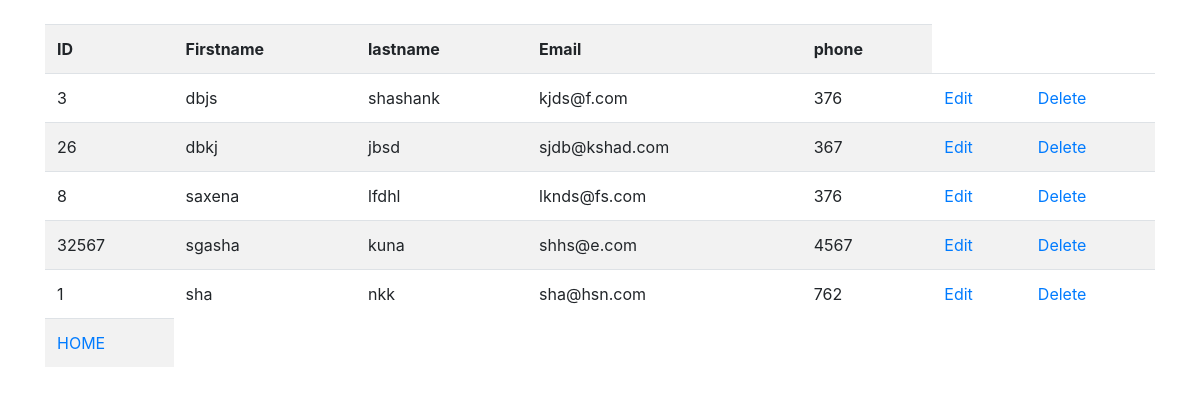
The page /show on the database its author committed.
### myapp/models.py (models this page shows)
class Sales(models.Model):
    sid = models.CharField(max_length=20)
    sfirstname = models.CharField(max_length=50)
    slastname = models.CharField(max_length=50)
    semail = models.EmailField()
    sphone = models.IntegerField(max_length=12)

### myapp/views.py (the view)
# urls.py: path('show', views.show),
def show(request):
    sales = Sales.objects.all
    return render(request, 'show.html', {'sales': sales})

### myapp/templates/show.html
{% extends 'base.html' %}
{% block content %}
<table class="table table-striped">
    <tr>
        <th>ID</th>
        <th>Firstname</th>
        <th>lastname</th>
        <th>Email</th>
        <th>phone</th>
    </tr>
    {% for i in sales %}
    <tr>
        <td>{{i.sid}}</td>
        <td>{{i.sfirstname}}</td>
        <td>{{i.slastname}}</td>
        <td>{{i.semail}}</td>
        <td>{{i.sphone}}</td>
        <td>
            <a href="edit/{{ i.id }} ">Edit</a>
        </td>
        <td>
            <a href="delete/{{ i.id }} ">Delete</a>
        </td>
    </tr>
    {% endfor %}
    <br>
    <td>
            <a href='/'>HOME</a>
        </td>
</table>
{% endblock %}

### rows shown on the page
Sales: sid "3", sfirstname "dbjs", slastname "shashank", semail "kjds@f.com", sphone "376"
Sales: sid "26", sfirstname "dbkj", slastname "jbsd", semail "sjdb@kshad.com", sphone "367"
Sales: sid "8", sfirstname "saxena", slastname "lfdhl", semail "lknds@fs.com", sphone "376"
Sales: sid "32567", sfirstname "sgasha", slastname "kuna", semail "shhs@e.com", sphone "4567"
Sales: sid "1", sfirstname "sha", slastname "nkk", semail "sha@hsn.com", sphone "762"
